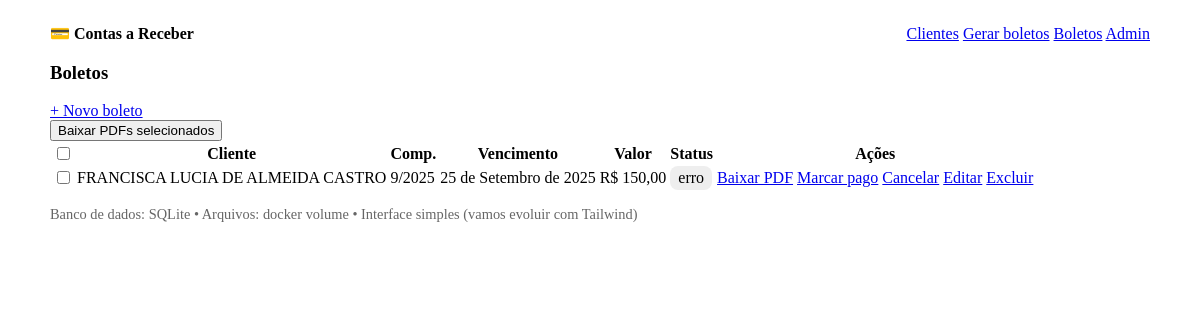
The app's page /boletos/ (signed in), older data.
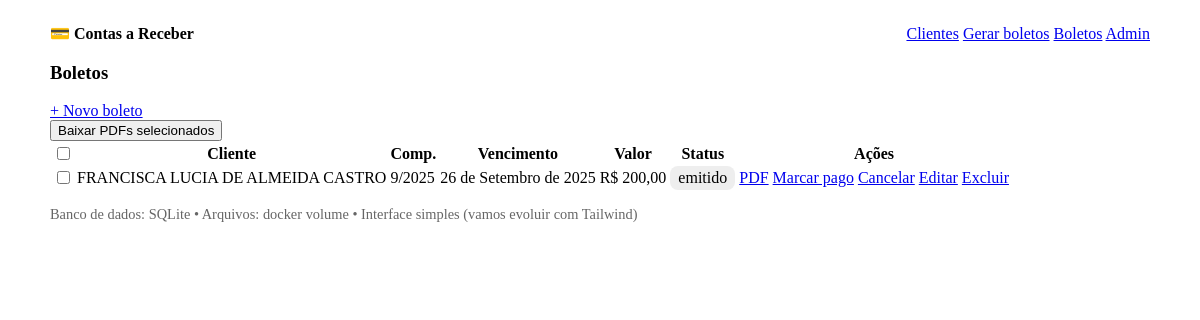
The same page, newer data.
### billing/models.py (models this page shows, shortened)
class Boleto(models.Model):
    STATUS_CHOICES = [
        ('novo', 'Novo'),
        ('emitido', 'Emitido'),
        ('pago', 'Pago'),
        ('cancelado', 'Cancelado'),
        ('erro', 'Erro'),
    ]
    cliente = models.ForeignKey(Cliente, on_delete=models.CASCADE, related_name='boletos')
    competencia_ano = models.PositiveSmallIntegerField()
    competencia_mes = models.PositiveSmallIntegerField()
    data_vencimento = models.DateField()
    valor = models.DecimalField(max_digits=12, decimal_places=2)
    nosso_numero = models.CharField(max_length=64, blank=True)
    linha_digitavel = models.CharField(max_length=100, blank=True)
    codigo_barras = models.CharField(max_length=100, blank=True)
    tx_id = models.CharField(max_length=100, blank=True)
    codigo_solicitacao = models.CharField(max_length=100, blank=True)
    status = models.CharField(max_length=10, choices=STATUS_CHOICES, default='novo')
    erro_msg = models.TextField(blank=True)
    pdf = models.FileField(upload_to='boletos/', blank=True, null=True)
    data_pagamento = models.DateField(blank=True, null=True)
    criado_em = models.DateTimeField(auto_now_add=True)
    class Meta:
        unique_together = ('cliente', 'competencia_ano', 'competencia_mes')

class Cliente(models.Model):
    valorNominal = models.DecimalField('Valor nominal', max_digits=12, decimal_places=2)
    dataVencimento = models.PositiveSmallIntegerField('Dia do vencimento (1..31)')
    nome = models.CharField('Nome', max_length=200)
    cpfCnpj = models.CharField('CPF/CNPJ', max_length=18)
    email = models.EmailField('E-mail', blank=True)
    ddd = models.CharField('DDD', max_length=3, blank=True)
    telefone = models.CharField('Telefone', max_length=20, blank=True)
    endereco = models.CharField('Endereço', max_length=200, blank=True)
    numero = models.CharField('Número', max_length=20, blank=True)
    complemento = models.CharField('Complemento', max_length=100, blank=True)
    bairro = models.CharField('Bairro', max_length=100, blank=True)
    cidade = models.CharField('Cidade', max_length=100, blank=True)
    uf = models.CharField('UF', max_length=2, choices=UF_CHOICES, blank=True)
    cep = models.CharField('CEP', max_length=9, blank=True)

### billing/views.py (the view)
# urls.py: path("boletos/", views.boletos_list, name="boletos_list"),
@login_required
def boletos_list(request):
    boletos = Boleto.objects.select_related("cliente").order_by("-criado_em")
    return render(request, "billing/boletos_list.html", {"boletos": boletos})

### templates/billing/boletos_list.html (shortened to what this page needs)
{% extends "base.html" %}
{% block content %}
  <h3>Boletos</h3>
  <div class="toolbar">
    <a href="{% url 'boleto_create' %}" role="button">+ Novo boleto</a>
  </div>
  <form method="post" action="{% url 'baixar_pdf_lote' %}">
    <div class="toolbar">
      <button type="submit" class="secondary">Baixar PDFs selecionados</button>
    </div>
    <table>
    <thead>
      <tr>
        <th><input type="checkbox" id="selecionar-todos" title="Selecionar todos"></th>
        <th>Cliente</th><th>Comp.</th><th>Vencimento</th><th>Valor</th><th>Status</th><th>Ações</th>
      </tr>
    </thead>
    <tbody>
      {% for b in boletos %}
        <tr>
          <td><input type="checkbox" name="boletos" value="{{ b.id }}" class="selecao-boleto"></td>
          <td>{{ b.cliente.nome }}</td>
          <td>{{ b.competencia_mes }}/{{ b.competencia_ano }}</td>
          <td>{{ b.data_vencimento }}</td>
          <td>R$ {{ b.valor }}</td>
          <td><span class="badge">{{ b.status }}</span></td>
          <td>
            {% if b.pdf %}
              <a href="{% url 'baixar_pdf' b.id %}" role="button">PDF</a>
            {% else %}
              <a href="{% url 'baixar_pdf' b.id %}" role="button" class="secondary">Baixar PDF</a>
            {% endif %}
            {% if b.status != "pago" %}
              <a href="{% url 'marcar_pago' b.id %}" role="button" class="contrast">Marcar pago</a>
            {% endif %}
            {% if b.status != "cancelado" %}
              <a href="{% url 'cancelar_boleto' b.id %}" role="button" class="secondary">Cancelar</a>
            {% endif %}
            <a href="{% url 'boleto_update' b.id %}" role="button" class="secondary">Editar</a>
            <a href="{% url 'boleto_delete' b.id %}" role="button" class="contrast">Excluir</a>
          </td>
        </tr>
      {% empty %}
        <tr><td colspan="7">Nenhum boleto gerado.</td></tr>
      {% endfor %}
    </tbody>
    </table>
  </form>
{% endblock %}

### templates/base.html (shortened to what this page needs)
<!doctype html>
<html lang="pt-br">
  <head>
    <link rel="stylesheet" href="https://cdn.jsdelivr.net/npm/@picocss/pico@2/css/pico.min.css">
  </head>
  <body>
    <div class="container">
      <nav class="topbar">
        <strong>💳 Contas a Receber</strong>
        <div>
          <a href="/clientes/">Clientes</a>
          <a href="/gerar/">Gerar boletos</a>
          <a href="/boletos/">Boletos</a>
          <a href="/admin/" target="_blank">Admin</a>
        </div>
      </nav>
      {% block content %}{% endblock %}
      <p class="muted">Banco de dados: SQLite • Arquivos: docker volume • Interface simples (vamos evoluir com Tailwind)</p>
    </div>
  </body>
</html>

### templates/base.html (style rules this page uses)
.container { max-width: 1100px; margin: 0 auto; padding: 1rem; }
.topbar { display:flex; gap: .5rem; align-items:center; justify-content: space-between; }
.muted { color: #666; font-size: .9rem; }
table td, table th { vertical-align: middle; }
.badge { padding:.2rem .5rem; border-radius:.5rem; background:#eee; }

Row changes from the older to the newer data that the page shows:
changed Boleto "FRANCISCA LUCIA DE ALMEIDA CASTRO": data_vencimento "25 de Setembro de 2025" → "26 de Setembro de 2025"; valor "150,00" → "200,00"; status "erro" → "emitido"; pdf "Baixar PDF" → "PDF"
